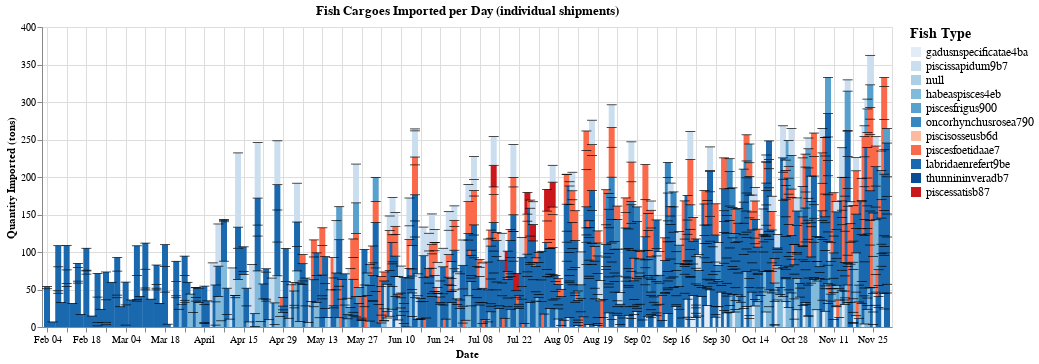

Source (notebook cell):
### Markdown cell above
Cargo deliveries per day

### Code cell
# Handle large datasets
alt.data_transformers.disable_max_rows()

# Transform suspected_vessels list to string for tooltip
transactions_merged['suspected_vessels_str'] = transactions_merged['suspected_vessels'].apply(
    lambda v: ', '.join(v) if isinstance(v, list) else str(v)
)

# Orden the shipments for convenience (date, harbor, commodity)
agg = transactions_merged.sort_values(['date', 'target', 'commodity'])

# cumulative sum
agg['cum_qty'] = agg.groupby(['date', 'target'])['qty_tons'].cumsum()
agg['cum_qty_prev'] = agg['cum_qty'] - agg['qty_tons']  # la base di ogni carico

# Dropdown for harbor selection
city_dropdown = alt.binding_select(
    options=agg['target'].dropna().unique().tolist(),
    name='Harbor: '
)
city_select = alt.selection_point(
    fields=['target'],
    bind=city_dropdown,
    value=agg['target'].dropna().iloc[0]
)

# Add selection for commodity
commodity_select = alt.selection_point(
    fields=['commodity'],
    bind='legend' 
)

bars = alt.Chart(agg).mark_bar(size=6).encode(
    x=alt.X('date:T', title='Date'),
    y=alt.Y('cum_qty_prev:Q', title='Quantity Imported (tons)'),
    y2='cum_qty:Q',
    color=alt.Color(
        'commodity:N',
        title='Fish Type',
        legend=alt.Legend(
            orient="right",
            columns=1,
            title="Fish Type",
            labelFontSize=12,
            titleFontSize=14
        ),
        scale=commodity_color_scale
    ),
    opacity=alt.condition(commodity_select, alt.value(1.0), alt.value(0.2)),
    tooltip=[
        alt.Tooltip('date:T', title='Date'),
        alt.Tooltip('commodity:N', title='Fish Type'),
        alt.Tooltip('qty_tons:Q', title='Shipment (tons)'),
        alt.Tooltip('target:N', title='Harbor'),
        alt.Tooltip('suspected_vessels_str:N', title='Suspected Vessels')
    ]
).add_params(
    city_select,
    commodity_select
).transform_filter(
    city_select
)

# Horizontal lines between cargo blocks
lines = alt.Chart(agg).mark_tick(
    orient='horizontal',
    color='black',
    size=10,
    thickness=0.7
).encode(
    x='date:T',
    y='cum_qty:Q',
    opacity=alt.condition(commodity_select, alt.value(1.0), alt.value(0.2)),
).add_params(
    city_select
).transform_filter(
    city_select
)

final_chart = alt.layer(bars, lines).properties(
    width=850,
    height=300,
    title='Fish Cargoes Imported per Day (individual shipments)'
).interactive()

final_chart.display()

### Figure 1 — Vega-Lite specification as saved in the notebook (floating-point values rounded to 4 significant figures; data arrays with more than 128 entries replaced by an {"elided": "..."} marker saying what was removed)
{"config": {"view": {"continuousWidth": 300, "continuousHeight": 300}}, "layer": [{"mark": {"type": "bar", "size": 6}, "encoding": {"color": {"field": "commodity", "legend": {"columns": 1, "labelFontSize": 12, "orient": "right", "title": "Fish Type", "titleFontSize": 14}, "scale": {"domain": ["gadusnspecificatae4ba", "piscissapidum9b7", NaN, "habeaspisces4eb", "piscesfrigus900", "oncorhynchusrosea790", "piscisosseusb6d", "piscesfoetidaae7", "labridaenrefert9be", "thunnininveradb7", "piscessatisb87"], "range": ["#e1ecf7", "#cbdef0", "#abcfe5", "#82badb", "#58a1ce", "#3787c0", "#fcbaa0", "#fa6949", "#1a69ae", "#084c96", "#ca171c"]}, "title": "Fish Type", "type": "nominal"}, "opacity": {"condition": {"param": "param_26", "value": 1.0}, "value": 0.2}, "tooltip": [{"field": "date", "title": "Date", "type": "temporal"}, {"field": "commodity", "title": "Fish Type", "type": "nominal"}, {"field": "qty_tons", "title": "Shipment (tons)", "type": "quantitative"}, {"field": "target", "title": "Harbor", "type": "nominal"}, {"field": "suspected_vessels_str", "title": "Suspected Vessels", "type": "nominal"}], "x": {"field": "date", "title": "Date", "type": "temporal"}, "y": {"field": "cum_qty_prev", "title": "Quantity Imported (tons)", "type": "quantitative"}, "y2": {"field": "cum_qty"}}, "name": "view_12", "transform": [{"filter": {"param": "param_25"}}]}, {"mark": {"type": "tick", "color": "black", "orient": "horizontal", "size": 10, "thickness": 0.7}, "encoding": {"opacity": {"condition": {"param": "param_26", "value": 1.0}, "value": 0.2}, "x": {"field": "date", "type": "temporal"}, "y": {"field": "cum_qty", "type": "quantitative"}}, "transform": [{"filter": {"param": "param_25"}}]}], "data": {"name": "data-2b72e48f99d89dddadd79f965b13b2a2"}, "height": 300, "params": [{"name": "param_25", "select": {"type": "point", "fields": ["target"]}, "bind": {"input": "select", "options": ["Himark", "Haacklee", "Paackland", "Lomark", "South Paackland"], "name": "Harbor: "}, "value": "Himark", "views": ["view_12"]}, {"name": "param_26", "select": {"type": "point", "fields": ["commodity"]}, "bind": "legend", "views": ["view_12"]}, {"name": "param_27", "select": {"type": "interval", "encodings": ["x", "y"]}, "bind": "scales", "views": ["view_12"]}], "title": "Fish Cargoes Imported per Day (individual shipments)", "width": 850, "$schema": "https://vega.github.io/schema/vega-lite/v5.20.1.json", "datasets": {"data-2b72e48f99d89dddadd79f965b13b2a2": {"elided": "5307 records"}}}
